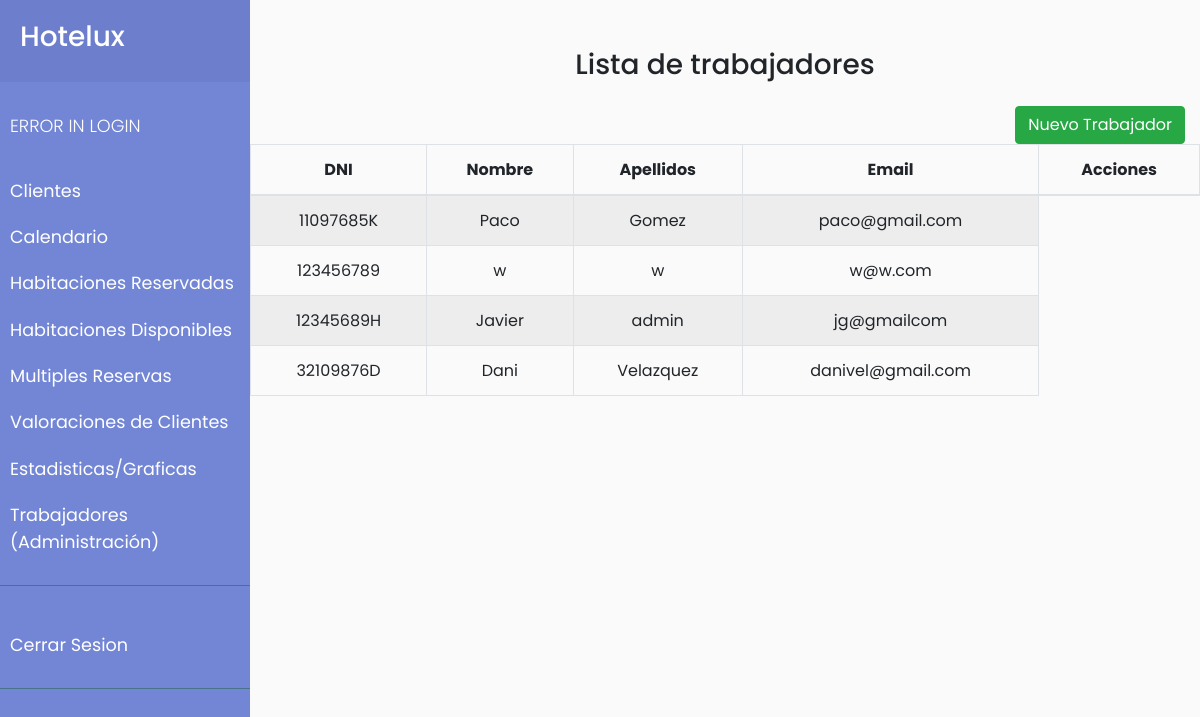
Before: /trabajadores.php with the older database file.
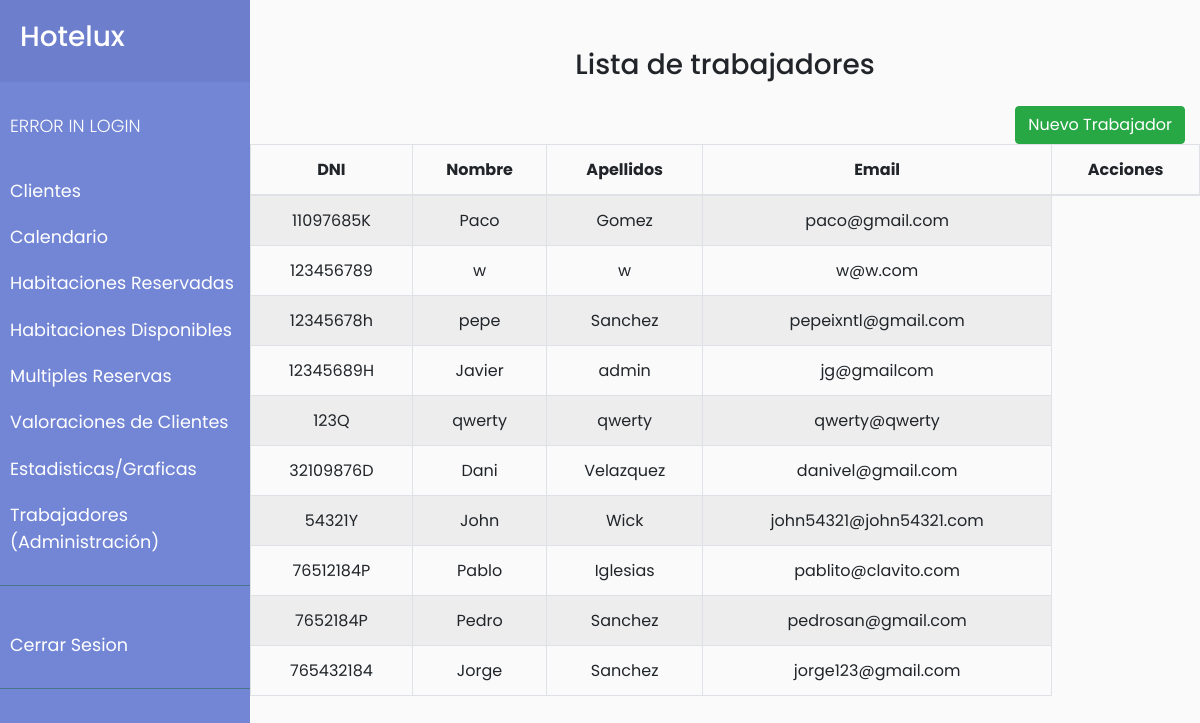
After: the same page with the newer database file.
### tables this page shows
CREATE TABLE IF NOT EXISTS `trabajadores` (
  `name` varchar(30) NOT NULL,
  `surname` varchar(30) NOT NULL,
  `mail` varchar(50) NOT NULL,
  `password` varchar(14) NOT NULL,
  `DNI` varchar(9) NOT NULL,
  PRIMARY KEY (`DNI`)
);

### bbdd.php (called while the page is built, shortened)
<?php
function conecta()
{
    $servername = "localhost";
    $user = "root";
    $password = "";
    $dbname = "hotel_erp";
    $conn = new mysqli($servername, $user, $password, $dbname);
    return $conn;
}
?>

### trabajadores.php (the view, shortened to what this page needs)
<?php
include "bbdd.php";
include 'cabecera.php';
$consultaTrabajadores = mysqli_query(conecta(), "SELECT * FROM trabajadores");
?>
<div class="row">
    <div class="col-12">
        <h3 class="text text-center mt-5 mb-4">Lista de trabajadores</h3>
    </div>
    <div class=" col-12 text text-right">
        <a href='./nuevoTrabajador.php' class='btn btn-success'>Nuevo Trabajador</a>
    </div>
    <div class="table-responsive">
        <table class="table table-bordered table-striped" id="datos_trabajadores">
            <thead>
                <tr class="text text-center">
                    <th>DNI</th>
                    <th>Nombre</th>
                    <th>Apellidos</th>
                    <th>Email</th>
                    <th class="tabledit-toolbar-column"> Acciones</th>
                </tr>
            </thead>
            <tbody>
                <?php
                $resultset = $consultaTrabajadores or die("error base de datos:" . mysqli_error($conn));
                while ($row = mysqli_fetch_assoc($resultset)) {
                    echo "
                        <tr>
                        <td class='text text-center'>" . $row['DNI'] . "</td>
                        <td class='text text-center'>" . $row['name'] . "</td>
                        <td class='text text-center'>" . $row['surname'] . "</td>
                        <td class='text text-center'>" . $row['mail'] . "</td>
                        </tr>";
                } ?>
            </tbody>
        </table>
    </div>
</div>

Changed rows visible on the page:
added trabajadores: DNI "12345678h", name "pepe", surname "Sanchez", mail "pepeixntl@gmail.com"
added trabajadores: DNI "123Q", name "qwerty", surname "qwerty", mail "qwerty@qwerty"
added trabajadores: DNI "54321Y", name "John", surname "Wick", mail "john54321@john54321.com"
added trabajadores: DNI "76512184P", name "Pablo", surname "Iglesias", mail "pablito@clavito.com"
added trabajadores: DNI "7652184P", name "Pedro", surname "Sanchez", mail "pedrosan@gmail.com"
added trabajadores: DNI "765432184", name "Jorge", surname "Sanchez", mail "jorge123@gmail.com"
